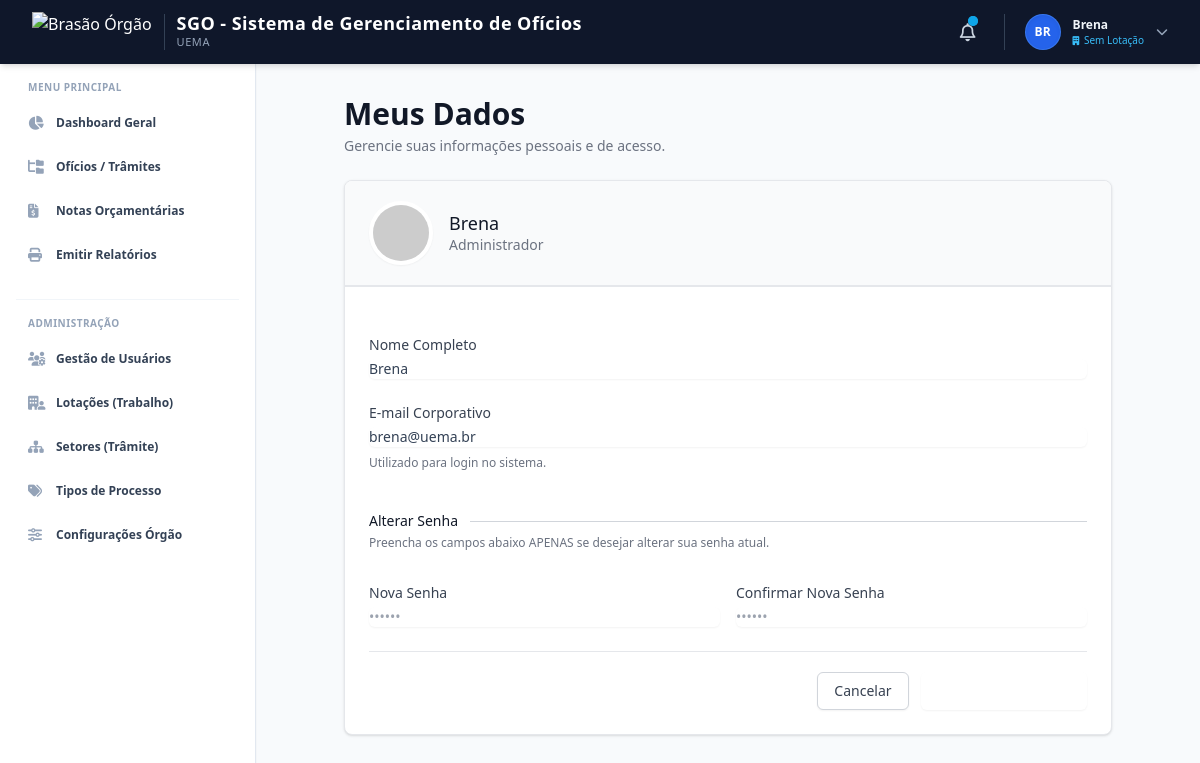
Page /meus-dados (signed in) on the committed database.
### app/models.py (models this page shows, shortened)
class Configuracao(db.Model):
    __tablename__ = 'configuracoes'
    id = db.Column(db.Integer, primary_key=True)
    nome_sistema = db.Column(db.String(100), default='SGO')
    sigla_orgao = db.Column(db.String(20), default='UEMA')
    nome_departamento = db.Column(db.String(100), default='Coordenação de Planejamento e Orçamento')
    logo_url = db.Column(db.String(500), nullable=True, default='https://upload.wikimedia.org/wikipedia/commons/2/20/Bras%C3%A3o_UEMA.png')
    itens_por_pagina = db.Column(db.Integer, default=10)
    email_suporte = db.Column(db.String(120), nullable=True)
    modo_manutencao = db.Column(db.Boolean, default=False)

class User(UserMixin, db.Model):
    __tablename__ = 'users'
    id = db.Column(db.Integer, primary_key=True)
    nome = db.Column(db.String(100), nullable=False)
    email = db.Column(db.String(120), unique=True, nullable=False, index=True)
    password_hash = db.Column(db.String(256), nullable=False)
    perfil = db.Column(db.String(20), default='Usuario', nullable=False)
    ativo = db.Column(db.Boolean, default=True)
    lotacao_id = db.Column(db.Integer, db.ForeignKey('lotacoes.id'), nullable=True)
    created_at = db.Column(db.DateTime, default=datetime.datetime.now)
    updated_at = db.Column(db.DateTime, onupdate=datetime.datetime.now)
    oficios_criados = db.relationship('Oficio', backref='criador', lazy=True)
    setores_permitidos = db.relationship('Setor', secondary=usuario_setor, backref=db.backref('usuarios_vinculados', lazy='dynamic'))
    @property
    def password(self):
        raise AttributeError('A senha não é um atributo legível!')

### app/routes.py (the view, shortened to what this page needs)
@bp_main.route('/meus-dados', methods=['GET', 'POST'])
@login_required
def meus_dados():
    form = PerfilForm(obj=current_user)
    return render_template('users/meus_dados.html', form=form)

### app/templates/users/meus_dados.html (shortened to what this page needs)
{% extends "base/base.html" %}
{% block content %}
<div class="max-w-3xl mx-auto">
    <div class="md:flex md:items-center md:justify-between mb-6">
        <div class="flex-1 min-w-0">
            <h2 class="text-2xl font-bold leading-7 text-gray-900 sm:text-3xl sm:truncate">
                Meus Dados
            </h2>
            <p class="mt-1 text-sm text-gray-500">
                Gerencie suas informações pessoais e de acesso.
            </p>
        </div>
    </div>
    <div class="bg-white shadow overflow-hidden sm:rounded-lg border border-gray-200">
        <div class="px-4 py-5 sm:px-6 flex items-center bg-gray-50 border-b border-gray-200">
            <div class="flex-shrink-0 h-16 w-16">
                <img class="h-16 w-16 rounded-full border-4 border-white shadow-sm"
                     src="https://ui-avatars.com/api/?name={{ current_user.nome }}&background=0ea5e9&color=fff&bold=true&size=128"
                     alt="{{ current_user.nome }}">
            </div>
            <div class="ml-4">
                <h3 class="text-lg leading-6 font-medium text-gray-900">
                    {{ current_user.nome }}
                </h3>
                <p class="text-sm text-gray-500">
                    {{ current_user.perfil }}
                </p>
            </div>
        </div>
        <div class="border-t border-gray-200 px-4 py-5 sm:p-0">
            <form method="POST" action="" class="space-y-6 sm:p-6">
                <div class="grid grid-cols-1 gap-y-6 gap-x-4 sm:grid-cols-6">
                    <div class="sm:col-span-6">
                        <label for="nome" class="block text-sm font-medium text-gray-700">
                            Nome Completo
                        </label>
                        <div class="mt-1">
                            {{ form.nome(class="shadow-sm focus:ring-brand-500 focus:border-brand-500 block w-full sm:text-sm border-gray-300 rounded-md") }}
                        </div>
                    </div>
                    <div class="sm:col-span-6">
                        <label for="email" class="block text-sm font-medium text-gray-700">
                            E-mail Corporativo
                        </label>
                        <div class="mt-1">
                            {{ form.email(class="shadow-sm focus:ring-brand-500 focus:border-brand-500 block w-full sm:text-sm border-gray-300 rounded-md") }}
                        </div>
                        <p class="mt-2 text-xs text-gray-500">Utilizado para login no sistema.</p>
                    </div>
                    <div class="sm:col-span-6 pt-4 pb-2">
                        <div class="relative">
                            <div class="absolute inset-0 flex items-center" aria-hidden="true">
                                <div class="w-full border-t border-gray-300"></div>
                            </div>
                            <div class="relative flex justify-start">
                                <span class="pr-3 bg-white text-sm font-medium text-gray-900">
                                    Alterar Senha
                                </span>
                            </div>
                        </div>
                        <p class="mt-1 text-xs text-gray-500">Preencha os campos abaixo APENAS se desejar alterar sua senha atual.</p>
                    </div>
                    <div class="sm:col-span-3">
                        <label for="password" class="block text-sm font-medium text-gray-700">
                            Nova Senha
                        </label>
                        <div class="mt-1">
                            {{ form.password(class="shadow-sm focus:ring-brand-500 focus:border-brand-500 block w-full sm:text-sm border-gray-300 rounded-md placeholder-gray-400", placeholder="••••••") }}
                        </div>
                    </div>
                    <div class="sm:col-span-3">
                        <label for="confirm_password" class="block text-sm font-medium text-gray-700">
                            Confirmar Nova Senha
                        </label>
                        <div class="mt-1">
                            {{ form.confirm_password(class="shadow-sm focus:ring-brand-500 focus:border-brand-500 block w-full sm:text-sm border-gray-300 rounded-md placeholder-gray-400", placeholder="••••••") }}
                        </div>
                    </div>
                </div>
                <div class="pt-5 border-t border-gray-200 flex justify-end">
                    <a href="{{ url_for('main.index') }}" class="bg-white py-2 px-4 border border-gray-300 rounded-md shadow-sm text-sm font-medium text-gray-700 hover:bg-gray-50 focus:outline-none focus:ring-2 focus:ring-offset-2 focus:ring-brand-500">
                        Cancelar
                    </a>
                    <button type="submit" class="ml-3 inline-flex justify-center py-2 px-4 border border-transparent shadow-sm text-sm font-medium rounded-md text-white bg-brand-600 hover:bg-brand-700 focus:outline-none focus:ring-2 focus:ring-offset-2 focus:ring-brand-500">
                        <i class="fas fa-save mr-2"></i> Salvar Alterações
                    </button>
                </div>
            </form>
        </div>
    </div>
</div>
{% endblock %}

### app/templates/base/base.html (shortened to what this page needs)
<!DOCTYPE html>
<html lang="pt-br" class="h-full bg-slate-50">
<head>
    <script src="https://cdn.tailwindcss.com"></script>
    <link rel="stylesheet" href="https://cdnjs.cloudflare.com/ajax/libs/font-awesome/6.4.0/css/all.min.css">
    <link rel="stylesheet" href="{{ url_for('static', filename='css/style.css') }}">
</head>
<body class="h-full antialiased text-slate-700 bg-slate-50 font-sans" x-data="{ sidebarOpen: false }">
    <div class="min-h-full flex flex-col">
        <header class="bg-slate-900 text-white sticky top-0 z-30 shadow-md">
            <div class="px-4 sm:px-6 lg:px-8 h-16 flex items-center justify-between">
                <div class="flex items-center gap-4">
                    <a href="{{ url_for('main.index') }}" class="flex items-center gap-3 group">
                        <img src="{{ config_sistema.logo_url if config_sistema and config_sistema.logo_url else 'https://upload.wikimedia.org/wikipedia/commons/2/20/Bras%C3%A3o_UEMA.png' }}"
                             alt="Brasão Órgão"
                             class="h-10 w-auto object-contain transition-transform group-hover:scale-105">
                        <div class="border-l border-slate-700 pl-3">
                            <span class="font-bold text-lg leading-none block text-white tracking-wide">{{ config_sistema.nome_sistema if config_sistema else 'SGO' }}</span>
                            <span class="text-[11px] text-slate-400 block mt-0.5 uppercase tracking-wider font-medium">{{ config_sistema.sigla_orgao if config_sistema else 'UEMA' }}</span>
                        </div>
                    </a>
                </div>
                <div class="flex items-center gap-3 sm:gap-5">
                    <div class="relative" x-data="{ open: false }">
                        <button @click="open = !open"
                                type="button"
                                class="relative p-2 text-slate-300 hover:text-white hover:bg-slate-800 rounded-full focus:outline-none transition-colors">
                            <i class="fa-regular fa-bell text-lg"></i>
                            {% if notificacoes_count > 0 %}
                                <span class="absolute top-1.5 right-1.5 flex h-2.5 w-2.5">
                                  <span class="relative inline-flex rounded-full h-2.5 w-2.5 bg-sky-500"></span>
                                </span>
                            {% endif %}
                        </button>
                    </div>
                    {% if current_user.is_authenticated %}
                        <div class="relative border-l border-slate-700 pl-3 sm:pl-5" x-data="{ open: false }">
                            <button @click="open = !open" type="button" class="flex items-center gap-3 text-sm focus:outline-none group">
                                <div class="w-9 h-9 rounded-full bg-blue-600 text-white flex items-center justify-center font-bold text-xs uppercase shadow-inner border border-blue-400/30">
                                    {{ current_user.nome[:2] }}
                                </div>
                                <div class="hidden md:block text-left">
                                    <span class="font-semibold text-xs block text-slate-100 group-hover:text-white leading-none">{{ current_user.nome }}</span>
                                    <span class="text-[10px] text-sky-400 block mt-1 leading-none font-medium">
                                        <i class="fa-solid fa-building text-[9px] mr-0.5"></i>
                                        {{ current_user.lotacao_trabalho.sigla if current_user.lotacao_trabalho else 'Sem Lotação' }}
                                    </span>
                                </div>
                                <i class="fa-solid fa-chevron-down text-xs text-slate-400 group-hover:text-white transition-transform duration-200" :class="open ? 'rotate-180' : ''"></i>
                            </button>
                        </div>
                    {% endif %}
                </div>
            </div>
        </header>
        <div class="flex flex-1 relative">
            <aside class="w-64 bg-white border-r border-slate-200 flex-shrink-0 lg:block fixed lg:static inset-y-0 left-0 z-20 sidebar-transition transform lg:transform-none shadow-sm"
                   :class="sidebarOpen ? 'translate-x-0' : '-translate-x-full lg:translate-x-0'">
                <div class="p-4 space-y-6">
                    <div class="space-y-1">
                        <span class="px-3 text-[10px] font-bold tracking-wider text-slate-400 uppercase block mb-2">Menu Principal</span>
                        <a href="{{ url_for('main.index') }}" class="flex items-center gap-3 px-3 py-2.5 rounded-lg text-xs font-semibold text-slate-700 hover:bg-slate-100 hover:text-blue-600 transition-colors">
                            <i class="fa-solid fa-chart-pie text-slate-400 w-4 text-sm"></i> Dashboard Geral
                        </a>
                        <a href="{{ url_for('oficios.list') }}" class="flex items-center gap-3 px-3 py-2.5 rounded-lg text-xs font-semibold text-slate-700 hover:bg-slate-100 hover:text-blue-600 transition-colors">
                            <i class="fa-solid fa-folder-tree text-slate-400 w-4 text-sm"></i> Ofícios / Trâmites
                        </a>
                        <a href="{{ url_for('notas.list') }}" class="flex items-center gap-3 px-3 py-2.5 rounded-lg text-xs font-semibold text-slate-700 hover:bg-slate-100 hover:text-blue-600 transition-colors">
                            <i class="fa-solid fa-file-invoice-dollar text-slate-400 w-4 text-sm"></i> Notas Orçamentárias
                        </a>
                        <a href="{{ url_for('main.relatorio_geral') }}" class="flex items-center gap-3 px-3 py-2.5 rounded-lg text-xs font-semibold text-slate-700 hover:bg-slate-100 hover:text-blue-600 transition-colors">
                            <i class="fa-solid fa-print text-slate-400 w-4 text-sm"></i> Emitir Relatórios
                        </a>
                    </div>
                    {% if current_user.is_authenticated and current_user.perfil == 'Administrador' %}
                        <div class="space-y-1 border-t border-slate-100 pt-4">
                            <span class="px-3 text-[10px] font-bold tracking-wider text-slate-400 uppercase block mb-2">Administração</span>
                            <a href="{{ url_for('admin.users_list') }}" class="flex items-center gap-3 px-3 py-2.5 rounded-lg text-xs font-semibold text-slate-700 hover:bg-slate-100 hover:text-blue-600 transition-colors">
                                <i class="fa-solid fa-users-gear text-slate-400 w-4 text-sm"></i> Gestão de Usuários
                            </a>
                            <a href="{{ url_for('admin.lotacoes_list') }}" class="flex items-center gap-3 px-3 py-2.5 rounded-lg text-xs font-semibold text-slate-700 hover:bg-slate-100 hover:text-blue-600 transition-colors">
                                <i class="fa-solid fa-building-user text-slate-400 w-4 text-sm"></i> Lotações (Trabalho)
                            </a>
                            <a href="{{ url_for('admin.setores_list') }}" class="flex items-center gap-3 px-3 py-2.5 rounded-lg text-xs font-semibold text-slate-700 hover:bg-slate-100 hover:text-blue-600 transition-colors">
                                <i class="fa-solid fa-sitemap text-slate-400 w-4 text-sm"></i> Setores (Trâmite)
                            </a>
                            <a href="{{ url_for('admin.tipos_list') }}" class="flex items-center gap-3 px-3 py-2.5 rounded-lg text-xs font-semibold text-slate-700 hover:bg-slate-100 hover:text-blue-600 transition-colors">
                                <i class="fa-solid fa-tags text-slate-400 w-4 text-sm"></i> Tipos de Processo
                            </a>
                            <a href="{{ url_for('admin.configuracoes') }}" class="flex items-center gap-3 px-3 py-2.5 rounded-lg text-xs font-semibold text-slate-700 hover:bg-slate-100 hover:text-blue-600 transition-colors">
                                <i class="fa-solid fa-sliders text-slate-400 w-4 text-sm"></i> Configurações Órgão
                            </a>
                        </div>
                    {% endif %}
                </div>
            </aside>
            <main class="flex-1 p-4 sm:p-6 lg:p-8 overflow-y-auto w-full">
                {% block content %}{% endblock %}
            </main>
        </div>
    </div>
</body>
</html>

### rows in the picture
Configuracao: nome_sistema "SGO - Sistema de Gerenciamento de Ofícios", sigla_orgao "UEMA"
User: nome "BR", nome "Brena", perfil "Administrador", email "brena@uema.br"
